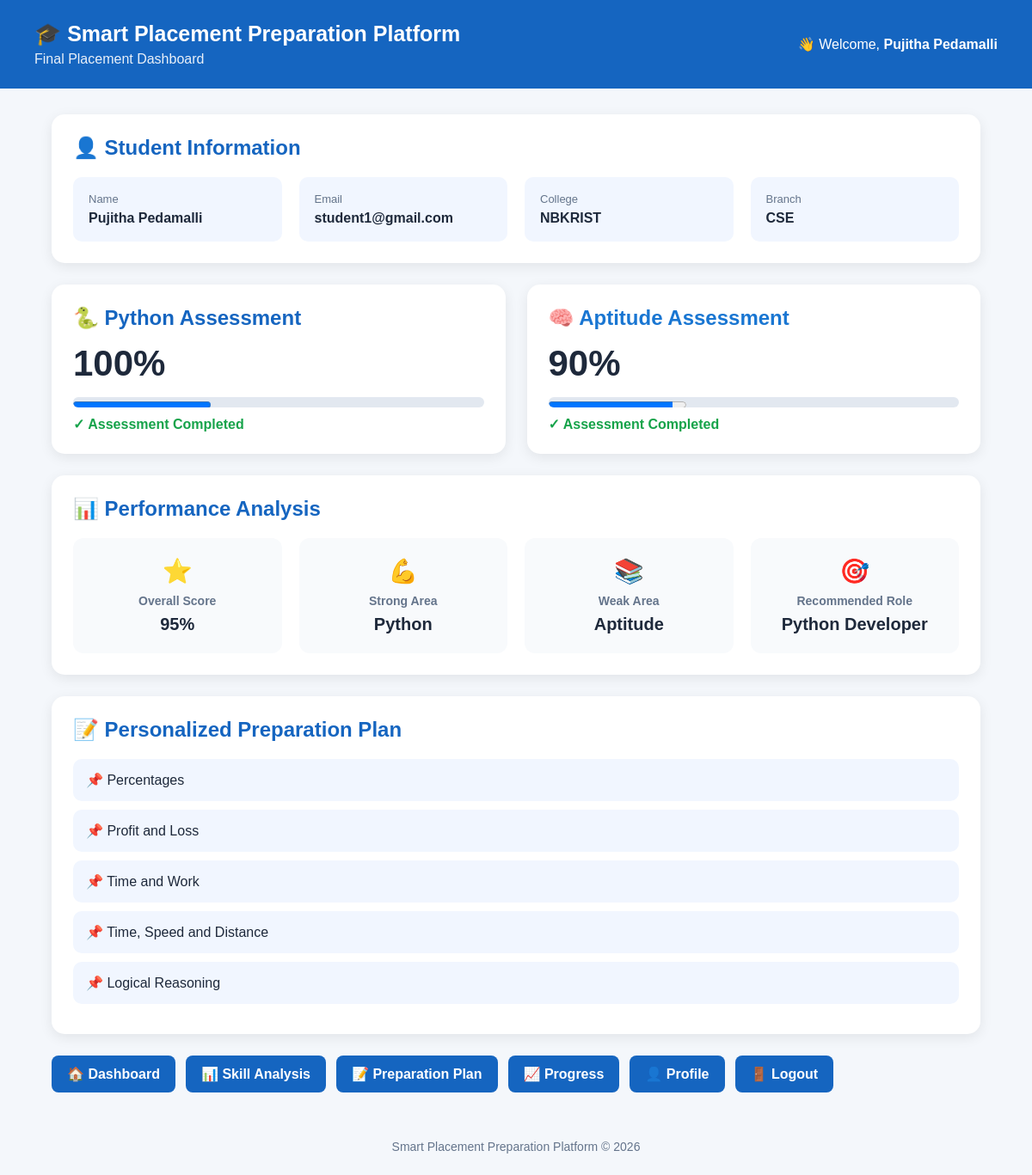
The app's page /final-dashboard (signed in) with its own data.
### placement_app.py (models this page shows)
class Student(db.Model):
    id = db.Column(db.Integer, primary_key=True)
    name = db.Column(db.String(100), nullable=False)
    email = db.Column(
        db.String(120),
        unique=True,
        nullable=False
    )
    college = db.Column(db.String(150))
    branch = db.Column(db.String(100))
    password = db.Column(
        db.String(255),
        nullable=False
    )
    python_score = db.Column(
        db.Integer,
        default=0
    )
    aptitude_score = db.Column(
        db.Integer,
        default=0
    )

### placement_app.py (the view)
@app.route("/final-dashboard")
def final_dashboard():
    if "email" not in session:
        return redirect(url_for("login"))
    student = Student.query.filter_by(
        email=session["email"]
    ).first()
    if not student:
        return "Student not found."
    python_score = student.python_score
    aptitude_score = student.aptitude_score
    scores = []
    if python_score is not None:
        scores.append(python_score)
    if aptitude_score is not None:
        scores.append(aptitude_score)
    if scores:
        overall_score = int(sum(scores) / len(scores))
    else:
        overall_score = 0
    if python_score is not None and aptitude_score is not None:
        if python_score >= aptitude_score:
            strong_area = "Python"
            weak_area = "Aptitude"
        else:
            strong_area = "Aptitude"
            weak_area = "Python"
    elif python_score is not None:
        strong_area = "Python"
        weak_area = "Complete Aptitude Assessment"
    elif aptitude_score is not None:
        strong_area = "Aptitude"
        weak_area = "Complete Python Assessment"
    else:
        strong_area = "No assessment completed"
        weak_area = "Complete assessments"
    if python_score is not None and aptitude_score is not None:
        if python_score >= 80 and aptitude_score >= 70:
            job_role = "Python Developer"
        elif python_score >= 70 and aptitude_score >= 70:
            job_role = "Software Developer"
        elif aptitude_score >= 75:
            job_role = "Data Analyst"
        else:
            job_role = "Software Trainee"
    else:
        job_role = "Complete both assessments"
    if python_score is not None and aptitude_score is not None:
        if python_score < aptitude_score:
            topics = [
                "Python Basics",
                "Functions and Modules",
                "Lists, Tuples and Dictionaries",
                "Object-Oriented Programming",
                "Python Coding Practice"
            ]
        else:
            topics = [
                "Percentages",
                "Profit and Loss",
                "Time and Work",
                "Time, Speed and Distance",
                "Logical Reasoning"
            ]
    else:
        topics = []
        if python_score is None:
            topics.append("Complete Python Assessment")
        if aptitude_score is None:
            topics.append("Complete Aptitude Assessment")
    return render_template(
        "final_dashboard.html",
        student=student,
        name=student.name,
        email=student.email,
        college=student.college,
        branch=student.branch,
        python_score=python_score,
        aptitude_score=aptitude_score,
        overall_score=overall_score,
        strong_area=strong_area,
        weak_area=weak_area,
        job_role=job_role,
        topics=topics
    )

### templates/final_dashboard.html (shortened to what this page needs)
<!DOCTYPE html>
<html lang="en">
<head>
</head>
<body>
<div class="header">
    <div>
        <h1>🎓 Smart Placement Preparation Platform</h1>
        <p>Final Placement Dashboard</p>
    </div>
    <div>
        👋 Welcome, <strong>{{ name }}</strong>
    </div>
</div>
<div class="container">
    <div class="student-card">
        <h2>👤 Student Information</h2>
        <div class="student-info">
            <div class="info-box">
                <span>Name</span>
                <strong>{{ name }}</strong>
            </div>
            <div class="info-box">
                <span>Email</span>
                <strong>{{ email }}</strong>
            </div>
            <div class="info-box">
                <span>College</span>
                <strong>{{ college }}</strong>
            </div>
            <div class="info-box">
                <span>Branch</span>
                <strong>{{ branch }}</strong>
            </div>
        </div>
    </div>
    <div class="score-grid">
        <div class="score-card">
            <h2 class="python">🐍 Python Assessment</h2>
            <div class="score">
                {{ python_score }}%
            </div>
            <div class="progress-bar">
    <progress
        class="score-progress"
        value="{{ python_score }}"
        max="100">
    </progress>
</div>
            <p class="completed">
                ✓ Assessment Completed
            </p>
        </div>
        <div class="score-card">
            <h2 class="aptitude">🧠 Aptitude Assessment</h2>
            <div class="score">
                {{ aptitude_score }}%
            </div>
            <div class="progress-bar">
    <progress
        class="score-progress"
        value="{{ aptitude_score }}"
        max="100">
    </progress>
</div>
            <p class="completed">
                ✓ Assessment Completed
            </p>
        </div>
    </div>
    <div class="performance">
        <h2>📊 Performance Analysis</h2>
        <div class="performance-grid">
            <div class="performance-box">
                <div class="icon">⭐</div>
                <h3>Overall Score</h3>
                <p>{{ overall_score }}%</p>
            </div>
            <div class="performance-box">
                <div class="icon">💪</div>
                <h3>Strong Area</h3>
                <p>{{ strong_area }}</p>
            </div>
            <div class="performance-box">
                <div class="icon">📚</div>
                <h3>Weak Area</h3>
                <p>{{ weak_area }}</p>
            </div>
            <div class="performance-box">
                <div class="icon">🎯</div>
                <h3>Recommended Role</h3>
                <p>{{ job_role }}</p>
            </div>
        </div>
    </div>
    <div class="plan">
        <h2>📝 Personalized Preparation Plan</h2>
        {% for topic in topics %}
            <div class="topic">
                📌 {{ topic }}
            </div>
        {% endfor %}
    </div>
    <div class="buttons">
        <a href="{{ url_for('dashboard') }}">
            🏠 Dashboard
        </a>
        <a href="{{ url_for('skill_analysis') }}">
            📊 Skill Analysis
        </a>
        <a href="{{ url_for('preparation_plan') }}">
            📝 Preparation Plan
        </a>
        <a href="{{ url_for('progress') }}">
            📈 Progress
        </a>
        <a href="{{ url_for('profile') }}">
            👤 Profile
        </a>
        <a href="{{ url_for('logout') }}">
            🚪 Logout
        </a>
    </div>
</div>
<footer>
    Smart Placement Preparation Platform © 2026
</footer>
</body>
</html>

### templates/final_dashboard.html (style rules this page uses)
* { box-sizing: border-box; margin: 0; padding: 0; font-family: Arial, sans-serif; }
body { background: #f4f7fb; color: #1e293b; }
.header { background: #1565c0; color: white; padding: 25px 40px; display: flex; justify-content: space-between; align-items: center; }
.header h1 { font-size: 25px; }
.header p { margin-top: 6px; opacity: 0.9; }
.container { width: 90%; max-width: 1200px; margin: 30px auto; }
.student-card { background: white; padding: 25px; border-radius: 15px; box-shadow: 0 4px 15px rgba(0,0,0,0.08); margin-bottom: 25px; }
.student-card h2 { color: #1565c0; margin-bottom: 20px; }
.student-info { display: grid; grid-template-columns: repeat(4, 1fr); gap: 20px; }
.info-box { background: #f1f6ff; padding: 18px; border-radius: 10px; }
.info-box span { display: block; font-size: 13px; color: #64748b; margin-bottom: 6px; }
.info-box strong { font-size: 16px; }
.score-grid { display: grid; grid-template-columns: 1fr 1fr; gap: 25px; margin-bottom: 25px; }
.score-card { background: white; padding: 25px; border-radius: 15px; box-shadow: 0 4px 15px rgba(0,0,0,0.08); }
.score-card h2 { margin-bottom: 15px; }
.python { color: #1565c0; }
.aptitude { color: #1976d2; }
.score { font-size: 42px; font-weight: bold; margin: 15px 0; }
.progress-bar { width: 100%; height: 12px; background: #e2e8f0; border-radius: 20px; overflow: hidden; }
.completed { margin-top: 10px; color: #16a34a; font-weight: bold; }
.performance { background: white; padding: 25px; border-radius: 15px; box-shadow: 0 4px 15px rgba(0,0,0,0.08); margin-bottom: 25px; }
.performance h2 { color: #1565c0; margin-bottom: 20px; }
.performance-grid { display: grid; grid-template-columns: repeat(4, 1fr); gap: 20px; }
.performance-box { padding: 22px; background: #f8fafc; border-radius: 12px; text-align: center; }
.performance-box .icon { font-size: 28px; margin-bottom: 10px; }
.performance-box h3 { font-size: 14px; color: #64748b; margin-bottom: 8px; }
.performance-box p { font-size: 20px; font-weight: bold; }
.plan { background: white; padding: 25px; border-radius: 15px; box-shadow: 0 4px 15px rgba(0,0,0,0.08); margin-bottom: 25px; }
.plan h2 { color: #1565c0; margin-bottom: 20px; }
.topic { background: #f1f6ff; padding: 15px; border-radius: 10px; margin-bottom: 10px; font-weight: 500; }
.buttons { display: flex; flex-wrap: wrap; gap: 12px; margin-top: 25px; }
.buttons a { text-decoration: none; background: #1565c0; color: white; padding: 12px 18px; border-radius: 8px; font-weight: bold; transition: 0.2s; }
footer { text-align: center; padding: 25px; color: #64748b; font-size: 14px; }

### records on screen
Student: name "Pujitha Pedamalli", email "student1@gmail.com", college "NBKRIST", branch "CSE"

### other values on screen
{{ python_score }} "100"
{{ aptitude_score }} "90"
{{ overall_score }} "95"
{{ strong_area }} "Python"
{{ weak_area }} "Aptitude"
{{ job_role }} "Python Developer"
{{ topic }} "Percentages" "Profit and Loss" "Time and Work" "Time, Speed and Distance" "Logical Reasoning"
